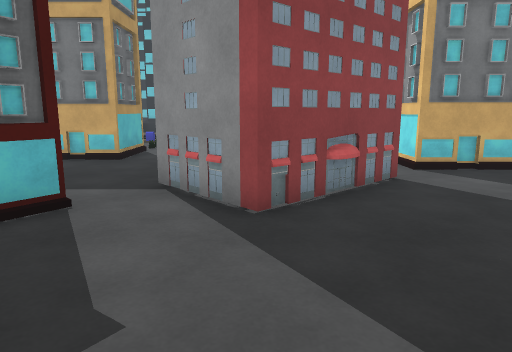
View 1 (above)

22 first-person views from a walk through a 3-D level made in the Unity game engine. The camera is 1.4 m above the floor, tilts 10° down and sees 70° across. The floor is counted in squares, 1 m on a side. Each view is taken from the middle of a square. On the plan, view 1 faces up. The plan holds only what a view shows up to about 16 squares ahead; the rest is blank. The place goes on beyond the plan. The player is left out. Some surface patterns are stand-ins.

View 2
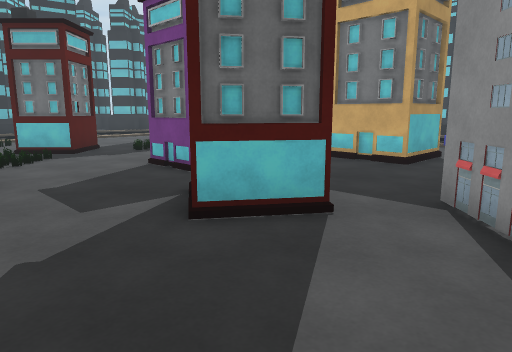

View 3
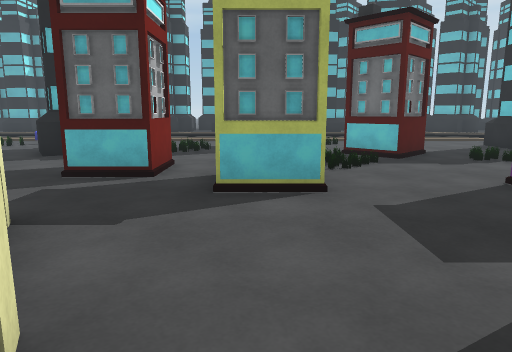

View 4
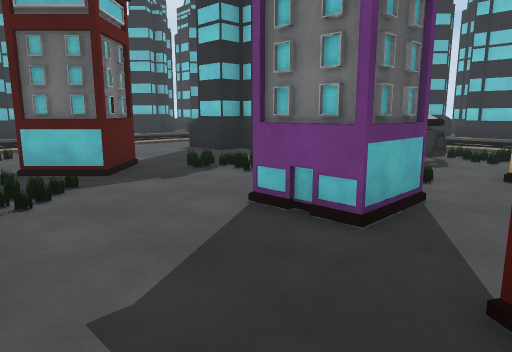

View 5
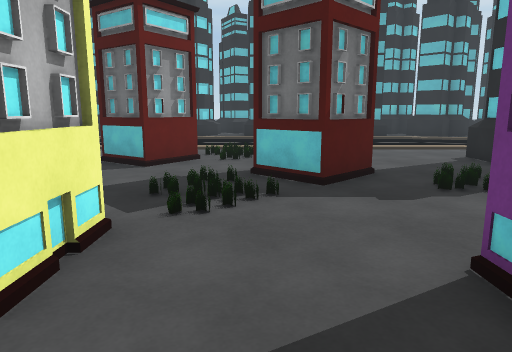

View 6
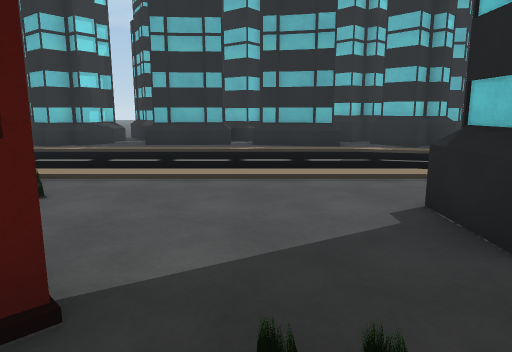

View 7
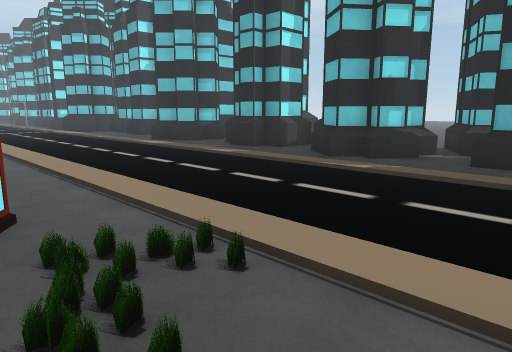

View 8
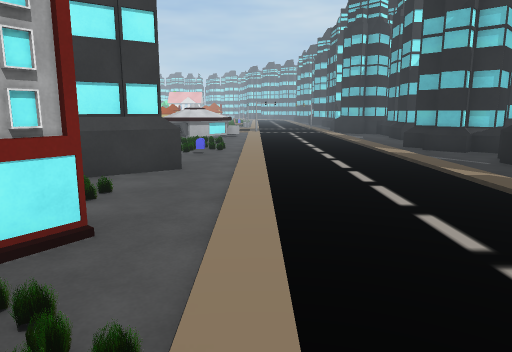

View 9
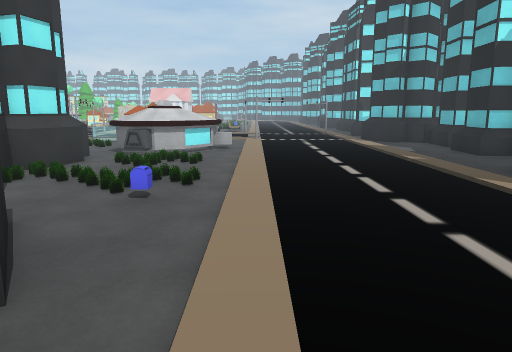

View 10
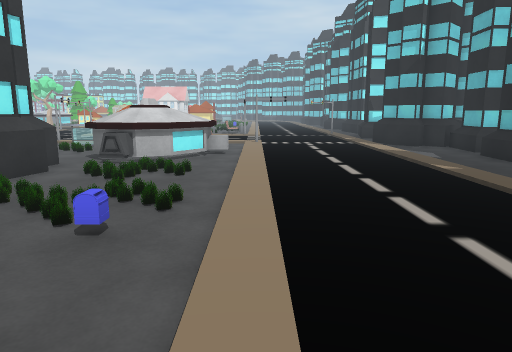

View 11
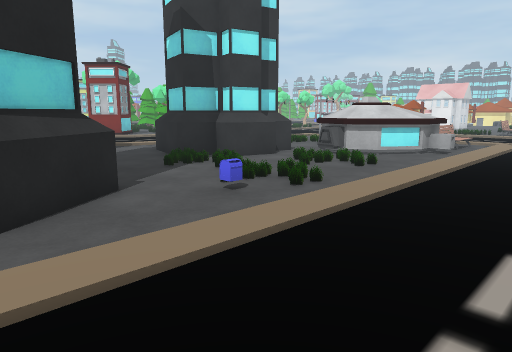

View 12
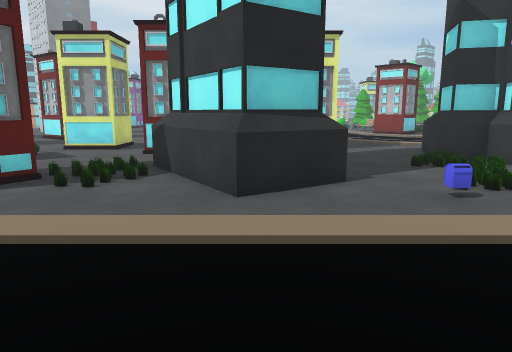

View 13
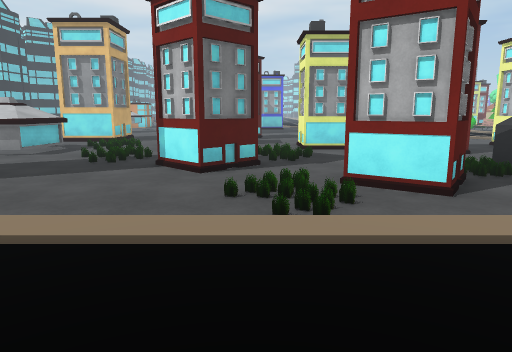

View 14
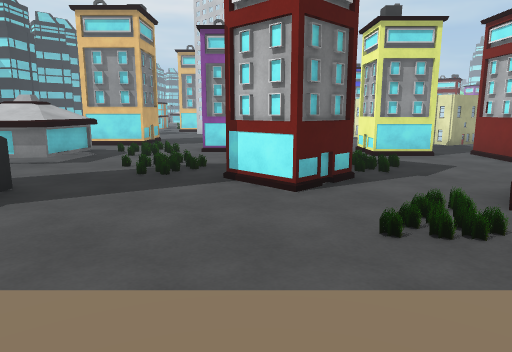

View 15
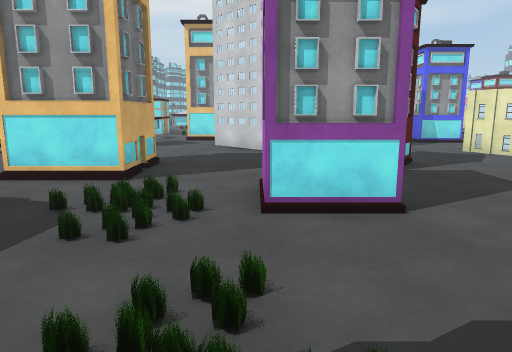

View 16
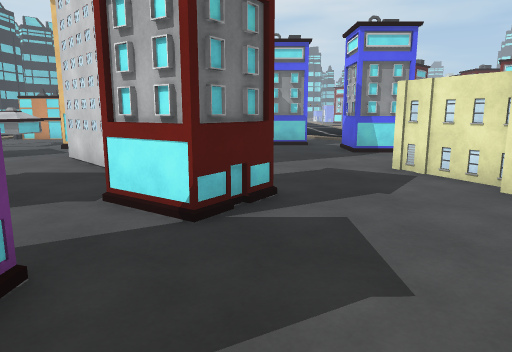

View 17
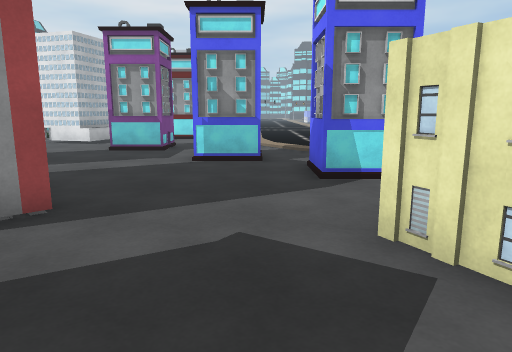

View 18
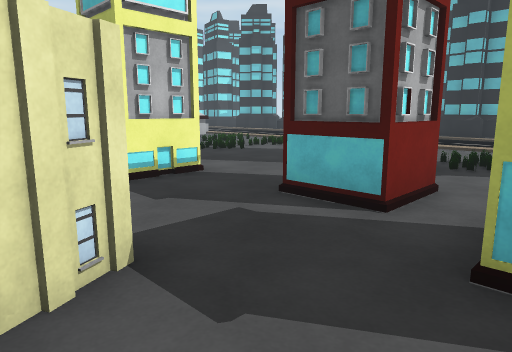

View 19
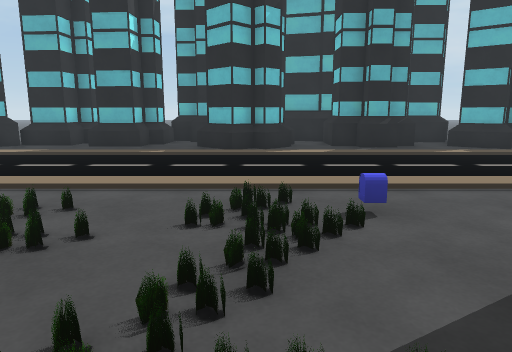

View 20
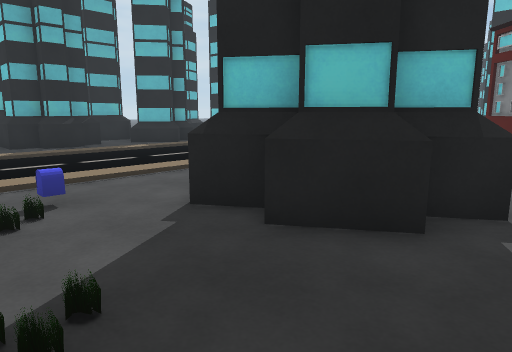

View 21
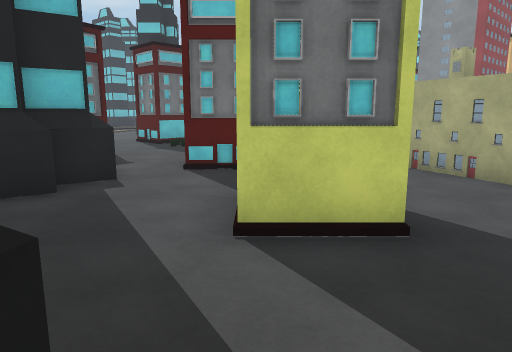

View 22
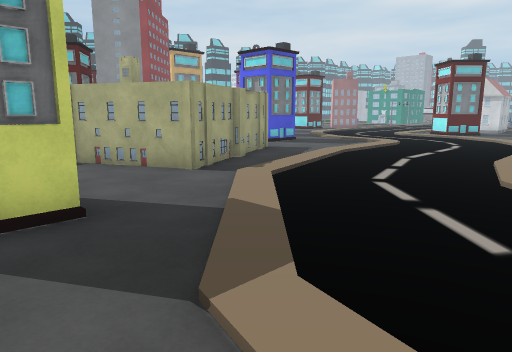

### Floor plan
Key: @ floor where view 1 was taken; # wall or solid block; . floor; = window, fence, low wall or low ledge; B building; M mailbox; E bench; O other object.
Columns run from 29 left of view 1 to 12 right of it. Each row starts with its distance up from view 1.
 13  #......         OOOO.O###      ..OO
 12  =. ......   ##..OOOO..###.  ......      B
 11  ## ........###....O...O##.......#      .B
 10  ## ..........................B. #    ..BB
  9  #= ................O........##  ##O....BB
  8  #. ............O...OOO.....##  ........
  7  #. ................O O....B## #.....O O
  6  #. ..........O#....#OO.O#..##B......O #
  5  #. ..........O#O.......###..#..........
  4 ##.............O.........O.........O
  3 ==.........O.....O................O
  2 ==..........OO.....O#O............O O...
  1 ##=........O##O....##O..................
  0  ##.........#O.....OO.....OOO@..## ....
 -1  ##...............OO.....OO     #O
 -2 .#...........O...O##...OO
 -3 .............###.O#O...O    OOO..
 -4 ##..........#####......OO OOO.....
 -5  ##........#####........OOO.......
 -6  ##.........####...##O..O..........
 -7 ##...........#=.... #O..............
 -8 =..........M.......O#O...............
 -9 ###...................................
-10  ##.........O.........................
-11  ##...........O.###.............
-12  #.............##  ... .....
-13 ...........OOO=##  .
-14 #..............##
-15 ##..........OOO#
-16 ##.........OOOO..
-17 ==........OOO  ..
-18 #=.........O   .OOO
-19 #=.........E
-20 ###........E

Positions as (right, up) in squares from view 1, and headings:
1: (0, 0), facing up
2: (0, 1), facing up-left
3: (-2, 1), facing left
4: (-5, 2), facing up-left
5: (-6, 4), facing left
6: (-12, 8), facing left
7: (-17, 6), facing down-left
8: (-20, 5), facing down
9: (-20, -2), facing down
10: (-20, -4), facing down
11: (-23, -4), facing down-right
12: (-24, -5), facing right
13: (-24, 4), facing right
14: (-22, 6), facing right
15: (-14, 8), facing right
16: (-10, 4), facing right
17: (-5, 2), facing right
18: (-5, 1), facing down-left
19: (-13, -10), facing left
20: (-12, -10), facing up-left
21: (-10, -12), facing up
22: (-10, -13), facing up-right
